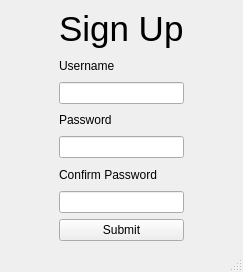
<?xml version="1.0" encoding="UTF-8"?>
<ui version="4.0">
 <class>SignUp</class>
 <widget class="QMainWindow" name="SignUp">
  <property name="geometry">
   <rect>
    <x>0</x>
    <y>0</y>
    <width>243</width>
    <height>272</height>
   </rect>
  </property>
  <property name="windowTitle">
   <string>Sign In</string>
  </property>
  <widget class="QWidget" name="centralwidget">
   <layout class="QGridLayout" name="gridLayout">
    <item row="2" column="2">
     <spacer name="horizontalSpacer_2">
      <property name="orientation">
       <enum>Qt::Horizontal</enum>
      </property>
      <property name="sizeHint" stdset="0">
       <size>
        <width>40</width>
        <height>20</height>
       </size>
      </property>
     </spacer>
    </item>
    <item row="3" column="1">
     <widget class="QLineEdit" name="signup_username_entry"/>
    </item>
    <item row="5" column="1">
     <widget class="QLineEdit" name="signup_password_entry"/>
    </item>
    <item row="7" column="1">
     <widget class="QLineEdit" name="signup_c_password_entry"/>
    </item>
    <item row="2" column="0">
     <spacer name="horizontalSpacer">
      <property name="orientation">
       <enum>Qt::Horizontal</enum>
      </property>
      <property name="sizeHint" stdset="0">
       <size>
        <width>40</width>
        <height>20</height>
       </size>
      </property>
     </spacer>
    </item>
    <item row="6" column="1">
     <widget class="QLabel" name="signup_c_pass_label">
      <property name="text">
       <string>Confirm Password</string>
      </property>
     </widget>
    </item>
    <item row="2" column="1">
     <widget class="QLabel" name="signup_username_label">
      <property name="text">
       <string>Username</string>
      </property>
     </widget>
    </item>
    <item row="8" column="1">
     <widget class="QPushButton" name="signup_submit_button">
      <property name="text">
       <string>Submit</string>
      </property>
     </widget>
    </item>
    <item row="4" column="1">
     <widget class="QLabel" name="signup_pass_label">
      <property name="text">
       <string>Password</string>
      </property>
     </widget>
    </item>
    <item row="1" column="1">
     <widget class="QLabel" name="signup_title">
      <property name="font">
       <font>
        <pointsize>26</pointsize>
       </font>
      </property>
      <property name="text">
       <string>Sign Up</string>
      </property>
     </widget>
    </item>
   </layout>
  </widget>
  <widget class="QStatusBar" name="statusBar"/>
 </widget>
 <resources/>
 <connections/>
</ui>
